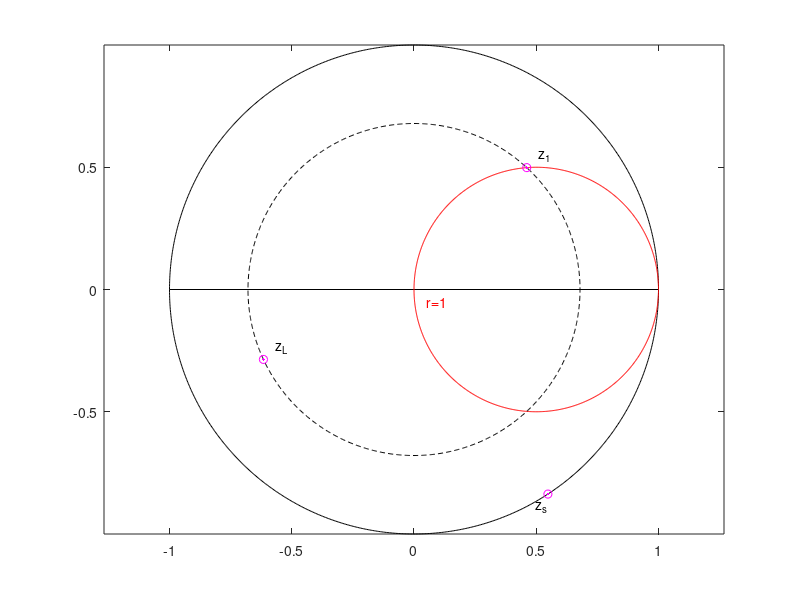
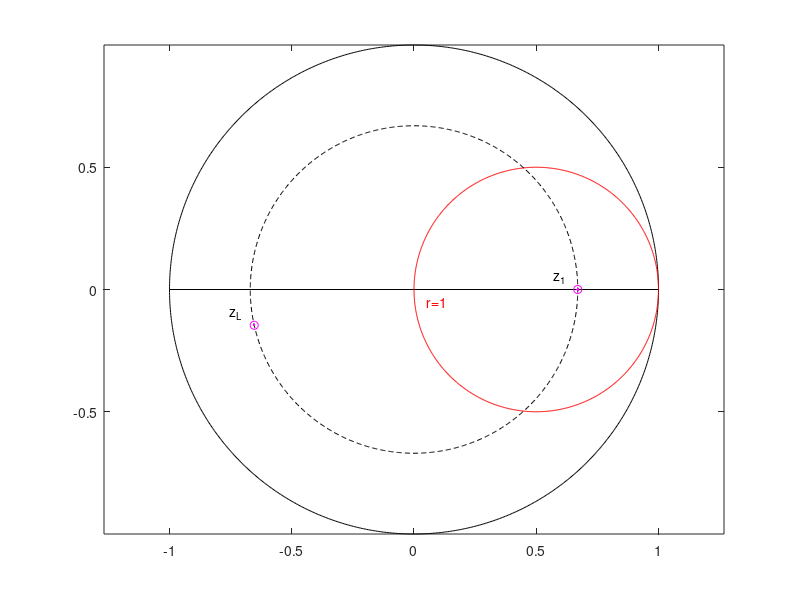

The MATLAB source for these figures, in order:
%% Esame 27-01-2025 esercizio 2

clear all; close all; clc;

R = 15; % resistenza 15ohm
C = 10*1e-12; % condensatore 10pF
di = 0.64*1e-3; % diametro interno 0.64mm
de = 2.85*1e-3; % diametro esterno 2.85mm
eps_r = 1.43; % permittività relativa del cavo
Pinc = 100*1e-3; % potenza incidente 100mW

c = 3*1e8; % velocità della luce dello spazio libero

a = di/2; % raggio interno
b = de/2; % raggio esterno
Z0 = (60/sqrt(eps_r))*log(b/a) % impedenza caratteristica

%% Frequenza 1 GHz

f1 = 1e9;
w1 = 2*pi*f1;

ZL1 = R + (-1i/(w1*C))
GammaL1 = (ZL1-Z0)/(ZL1+Z0)
GammaL1_abs = abs(GammaL1)
GammaL1_angle = angle(GammaL1)*180/pi
SWR1 = (1+abs(GammaL1))/(1-abs(GammaL1))
PL1 = Pinc*(1-(abs(GammaL1))^2+2*imag(GammaL1)*i)

%% Frequenza 2 GHz

f2 = 2e9;
w2 = 2*pi*f2;

ZL2 = R + (-1i/(w2*C))
GammaL2 = (ZL2-Z0)/(ZL2+Z0)
GammaL2_abs = abs(GammaL2)
GammaL2_angle = angle(GammaL2)*180/pi
SWR2 = (1+abs(GammaL2))/(1-abs(GammaL2))
PL2 = Pinc*(1-(abs(GammaL2))^2+2*imag(GammaL2)*i)

%% Rete di adattamento mediante stub serie

zL = ZL1/Z0
lambda = (c/f1)*(1/sqrt(eps_r))

figure;
xx = linspace(0,2*pi,1001);
plot(exp(1i*xx),'k')
axis equal
hold
plot([-1 1],[0 0], 'k')
plot(1/2+1/2*exp(1i*xx),'r')
text(0.05, -0.05,'r=1', 'Color', 'r')
plot(abs(GammaL1)*sin(xx), abs(GammaL1)*cos(xx),'--k')
plot(GammaL1,'om')
plot(GammaL1,'.m')
text(real(GammaL1)+0.05, imag(GammaL1)+0.05,'z_L')

x1 = (2*abs(GammaL1))/(sqrt(1-abs(GammaL1)^2));
z1 = 1+i*x1
Gammaz1 = (z1-1)/(z1+1)
Gammaz1_abs = abs(Gammaz1)
Gammaz1_angle = angle(Gammaz1)*180/pi

plot(Gammaz1,'om')
plot(Gammaz1,'.m')
text(real(Gammaz1)+0.05, imag(Gammaz1)+0.05,'z_1')

d_lambda = (angle(GammaL1/Gammaz1))/(pi*4)
d = d_lambda*lambda

zs = -1i*x1
Gamma_s = (zs-1)/(zs+1)

plot(Gamma_s,'om')
plot(Gamma_s,'.m')
text(real(Gamma_s)-0.05, imag(Gamma_s)-0.05,'z_s')

l_cc_lambda = 0.25+(atan(1/x1)/(2*pi))
l_cc = l_cc_lambda*lambda

%% Rete di adattamento mediante trasformatore lambda/4

zL = ZL2/Z0
lambda = (c/f2)*(1/sqrt(eps_r))

figure;
xx = linspace(0,2*pi,1001);
plot(exp(1i*xx),'k')
axis equal
hold
plot([-1 1],[0 0], 'k')
plot(1/2+1/2*exp(1i*xx),'r')
text(0.05, -0.05,'r=1', 'Color', 'r')
plot(abs(GammaL2)*sin(xx), abs(GammaL2)*cos(xx),'--k')
plot(GammaL2,'om')
plot(GammaL2,'.m')
text(real(GammaL2)-0.1, imag(GammaL2)+0.05,'z_L')

d_lambda = 0.25+((angle(GammaL2))/(4*pi))
d = d_lambda*lambda

z1 = (1+abs(GammaL2))/(1-abs(GammaL2))
Gamma1 = (z1-1)/(z1+1)

plot(Gamma1,0,'om')
plot(Gamma1,0,'.m')
text(real(Gamma1)-0.1, imag(Gamma1)+0.05,'z_1')

Z1 = z1*Z0
Zt = sqrt(Z0*Z1)
l = lambda/4
